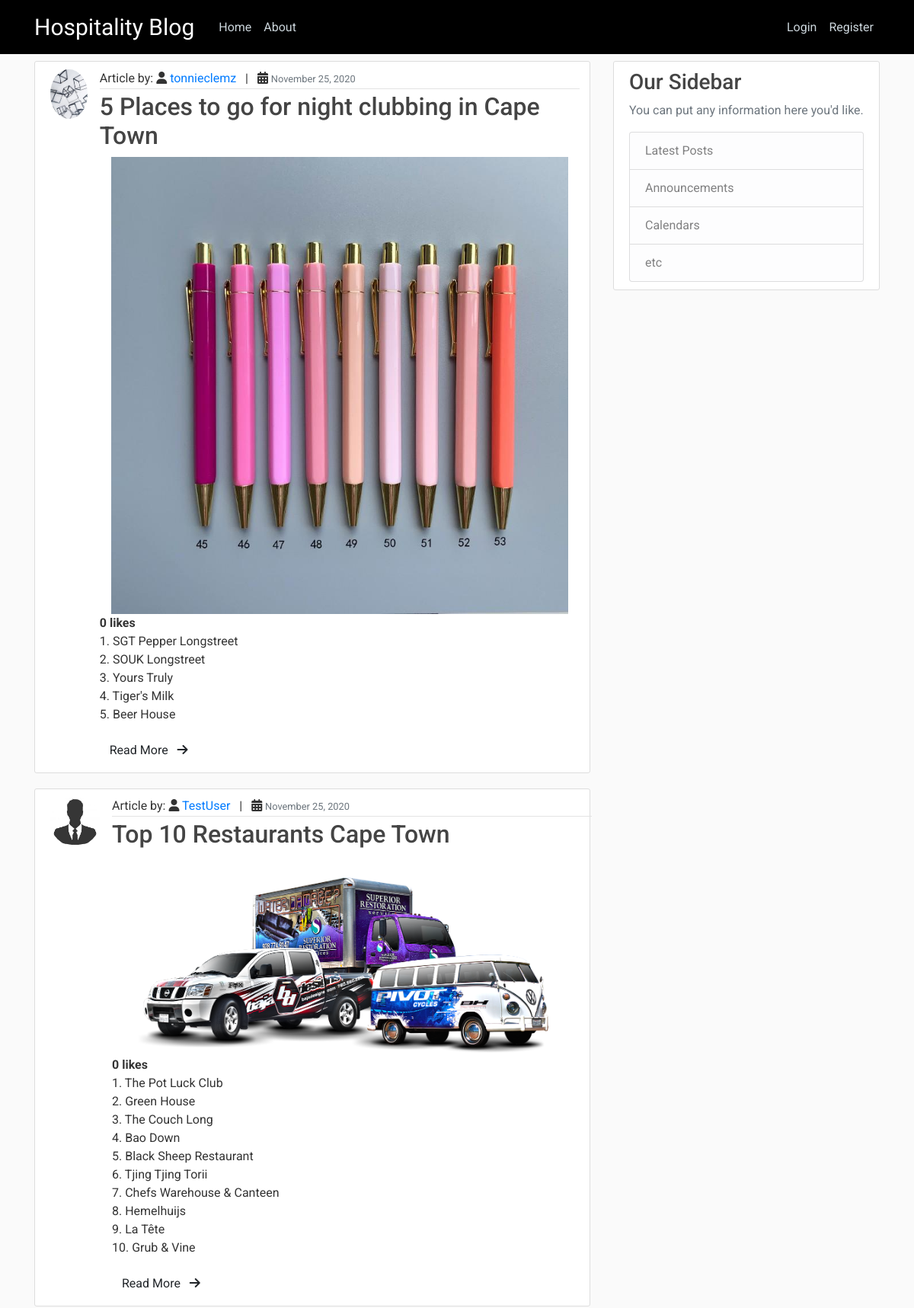
Before: / (upper part) with the older database file.
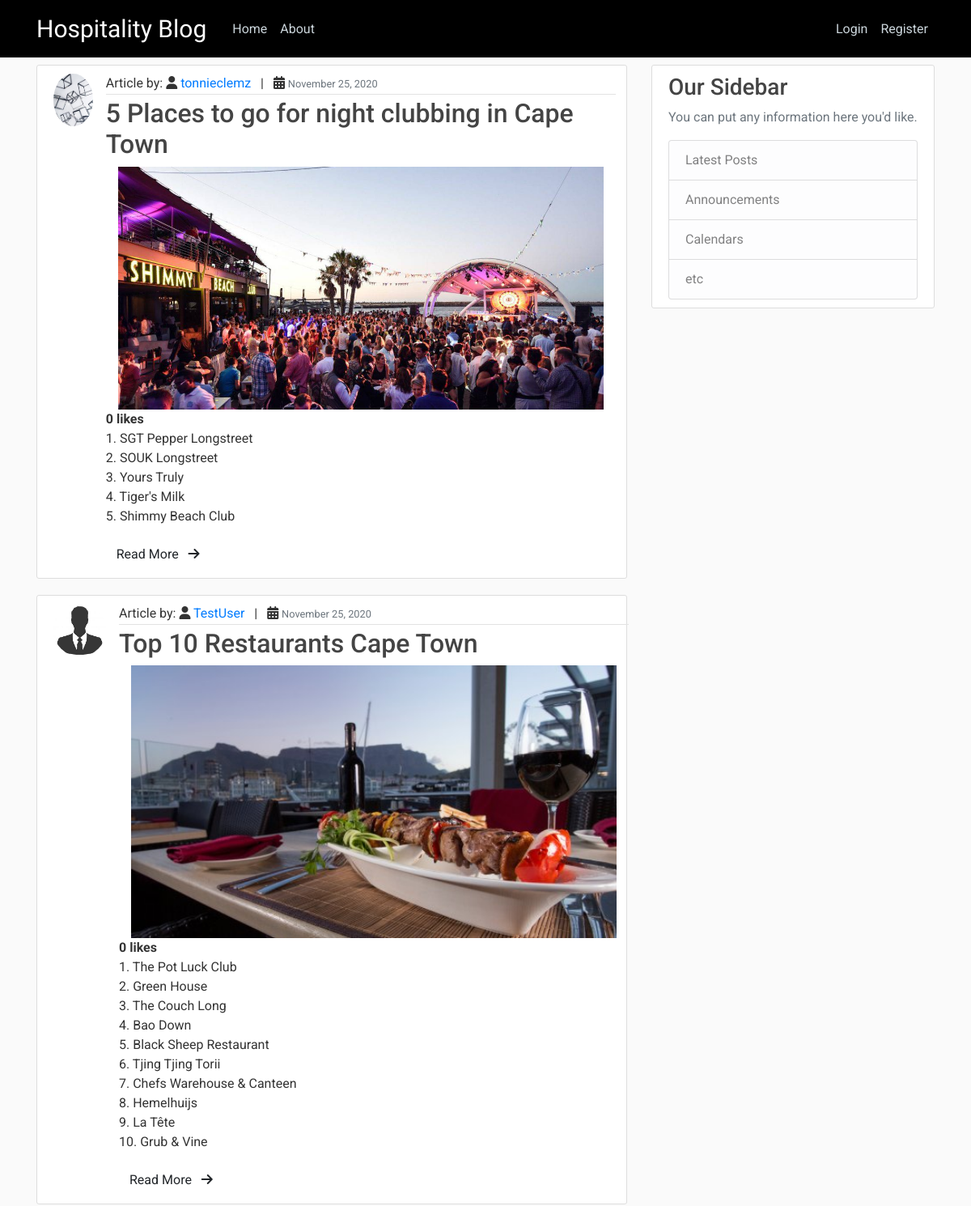
After: the same page with the newer database file.
### blog/models.py (models this page shows, shortened)
class Post(models.Model):
    title = models.CharField(max_length=100)
    post_image = models.ImageField( upload_to='posts_images')
    content = models.TextField()
    date_posted = models.DateTimeField(default=timezone.now)
    date_updated = models.DateTimeField(default=timezone.now)
    author = models.ForeignKey(User, on_delete=models.CASCADE, related_name='author')
    liked = models.ManyToManyField(User, default=None, blank=True, related_name='liked')

### users/models.py (models this page shows, shortened)
class Profile(models.Model):
    user = models.OneToOneField(User, on_delete=models.CASCADE)
    image = models.ImageField(default='default.jpeg', upload_to='profile_pics')
    date_of_birth = models.DateField(auto_now_add=False, auto_now=False, blank=True)
    location = models.CharField(max_length=50, default='My Location')
    biography = models.CharField(max_length=2000,default='My biography')

### blog/views.py (the view)
# urls.py: path('', views.home, name='blog-home'),
def home(request):
    context = {
        'posts': Post.objects.all(),
        'user' : request.user,
    }
    return render(request, 'blog/home.html', context)

### blog/templates/blog/home.html (shortened to what this page needs)
{% extends "blog/base.html"%}
{% block content %}
    {% for post in posts %}
       <article class="media content-section">
         <img class="rounded-circle article-img" src="{{ post.author.profile.image.url }}" >
          <div class="media-body">
            <div class="article-metadata">
              <span>Article by: <i class="fa fa-user" aria-hidden="true"></i> <a class="mr-2" href="#">{{ post.author }}</a></span> | &nbsp;
              <i class="fa fa-calendar" aria-hidden="true"></i> <small class="text-muted">{{ post.date_posted|date:"F d, Y" }}</small>
            </div>
            <h2><a class="article-title" href="#">{{ post.title }}</a></h2>
            <div class="container post-image">
              <div>
                <img src="{{ post.post_image.url }}" alt="{{ post.title }}" class="img">
              </div>
            </div>
            <strong>{{ post.liked.all.count }} likes</strong>
            <p class="article-content">{{ post.content }}</p>
            <button class="btn post-btn"> Read More &nbsp; <i class="fa fa-arrow-right"></i></button>
          </div>
       </article>
    {% endfor %}
{% endblock content %}

Changed rows visible on the page:
changed Post "5 Places to go for night clubbing in Cape Town": post_image: a different picture; content "1. SGT Pepper Longstreet 2. SOUK Longstreet 3. Yours Truly 4. Tiger's Milk 5. Beer House" → "1. SGT Pepper Longstreet 2. SOUK Longstreet 3. Yours Truly 4. Tiger's Milk 5. Shimmy Beach Club"
changed Post "Top 10 Restaurants Cape Town": post_image: a different picture
